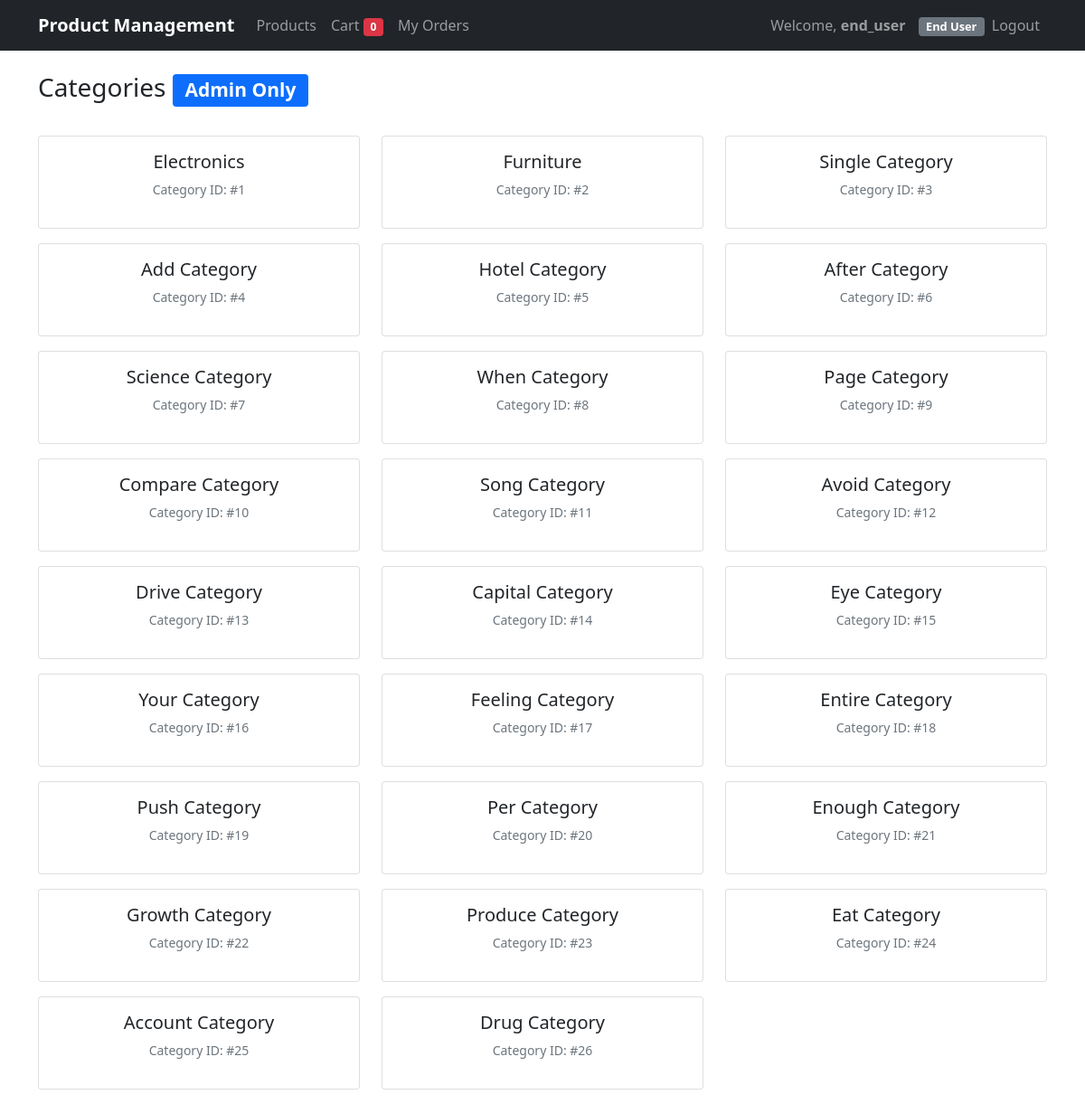
Page /categories/ (signed in) on the committed database.
### apps/users/models.py (models this page shows, shortened)
class User(AbstractUser):
    ROLE_CHOICES = (
        ('admin', 'Admin'),
        ('staff', 'Staff'),
        ('agent', 'Agent'),
        ('end_user', 'End User'),
    )
    role = models.CharField(max_length=10, choices=ROLE_CHOICES)

### apps/products/models.py (models this page shows, shortened)
class Category(models.Model):
    name = models.CharField(max_length=255)

### apps/products/template_views.py (the view)
# urls.py: path('categories/', CategoryListView.as_view(), name='category_list'),
class CategoryListView(LoginRequiredMixin, ListView):
    model = Category
    template_name = 'categories/category_list.html'
    context_object_name = 'categories'

### templates/categories/category_list.html (shortened to what this page needs)
{% extends 'base.html' %}
{% block content %}
<div class="d-flex justify-content-between align-items-center mb-4">
    <h3>Categories <span class="badge bg-primary">Admin Only</span></h3>
</div>
{% if categories %}
    <div class="row">
        {% for category in categories %}
            <div class="col-md-4 mb-3">
                <div class="card">
                    <div class="card-body text-center">
                        <h5 class="card-title">{{ category.name }}</h5>
                        <p class="text-muted small">Category ID: #{{ category.id }}</p>
                    </div>
                </div>
            </div>
        {% endfor %}
    </div>
{% endif %}
{% endblock %}

### templates/base.html (shortened to what this page needs)
<!DOCTYPE html>
<html lang="en">
<head>
    <link href="https://cdn.jsdelivr.net/npm/bootstrap@5.1.3/dist/css/bootstrap.min.css" rel="stylesheet">
</head>
<body>
    <nav class="navbar navbar-expand-lg navbar-dark bg-dark">
        <div class="container">
            <a class="navbar-brand" href="{% if user.is_authenticated %}{% url 'dashboard' %}{% else %}{% url 'login' %}{% endif %}">Product Management</a>
            {% if user.is_authenticated %}
            <div class="navbar-nav me-auto">
                <a class="nav-link" href="{% url 'product_list' %}">Products</a>
                {% if user.role == 'end_user' %}
                    <a class="nav-link" href="{% url 'cart' %}">Cart <span class="badge bg-danger" id="cart-count">0</span></a>
                    <a class="nav-link" href="{% url 'order_list' %}">My Orders</a>
                {% endif %}
            </div>
            {% endif %}
            <div class="navbar-nav">
                {% if user.is_authenticated %}
                    <span class="navbar-text">
                        Welcome, <strong>{{ user.username }}</strong>
                        <span class="badge bg-secondary role-badge">{{ user.get_role_display }}</span>
                    </span>
                    <a class="nav-link" href="{% url 'logout' %}">Logout</a>
                {% else %}
                    <a class="nav-link" href="{% url 'login' %}">Login</a>
                    <a class="nav-link" href="{% url 'register' %}">Register</a>
                {% endif %}
            </div>
        </div>
    </nav>
    <div class="container mt-4">
        {% block content %}
        {% endblock %}
    </div>
</body>
</html>

### templates/base.html (style rules this page uses)
.role-badge { font-size: 0.8em; margin-left: 10px; }
.navbar-brand { font-weight: bold; }

### rows in the picture
User: username "end_user", role "End User"
Category: name "Electronics", id "1"
Category: name "Furniture", id "2"
Category: name "Single Category", id "3"
Category: name "Add Category", id "4"
Category: name "Hotel Category", id "5"
Category: name "After Category", id "6"
Category: name "Science Category", id "7"
Category: name "When Category", id "8"
Category: name "Page Category", id "9"
Category: name "Compare Category", id "10"
Category: name "Song Category", id "11"
Category: name "Avoid Category", id "12"
Category: name "Drive Category", id "13"
Category: name "Capital Category", id "14"
Category: name "Eye Category", id "15"
Category: name "Your Category", id "16"
Category: name "Feeling Category", id "17"
Category: name "Entire Category", id "18"
Category: name "Push Category", id "19"
Category: name "Per Category", id "20"
Category: name "Enough Category", id "21"
Category: name "Growth Category", id "22"
Category: name "Produce Category", id "23"
Category: name "Eat Category", id "24"
Category: name "Account Category", id "25"
Category: name "Drug Category", id "26"
